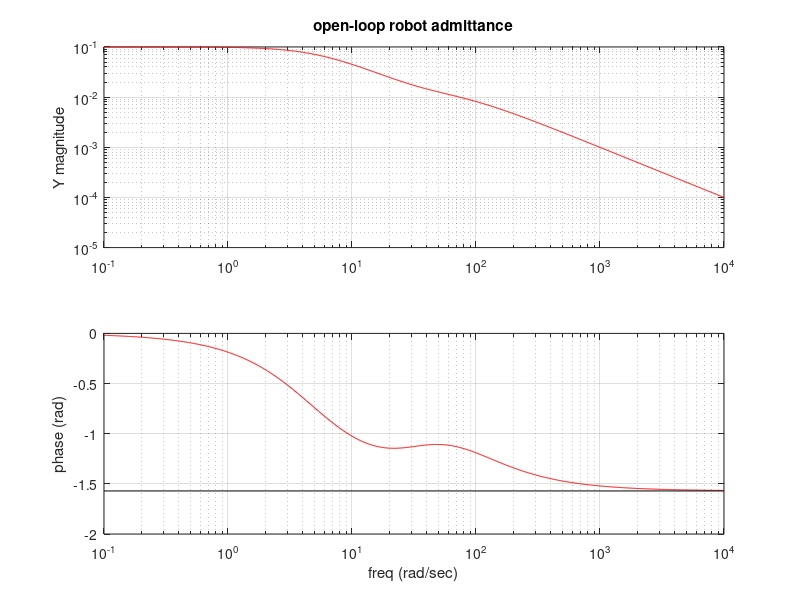
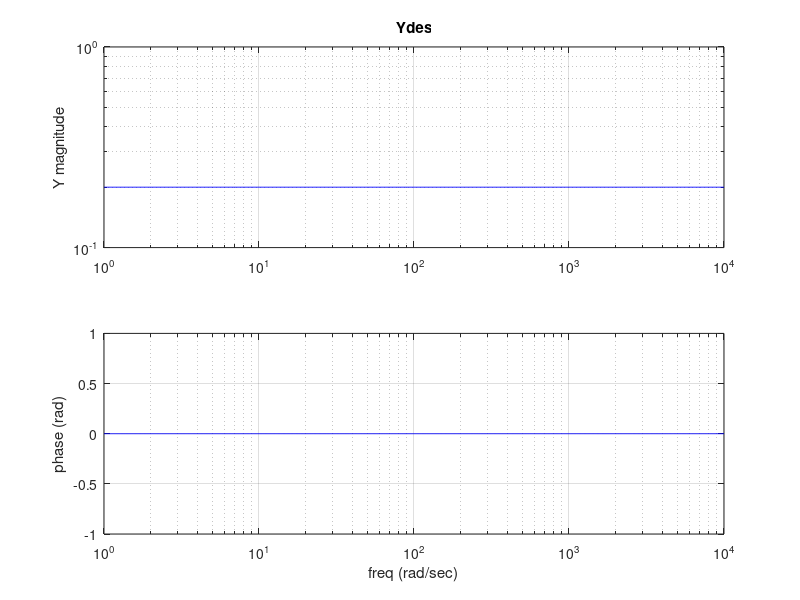
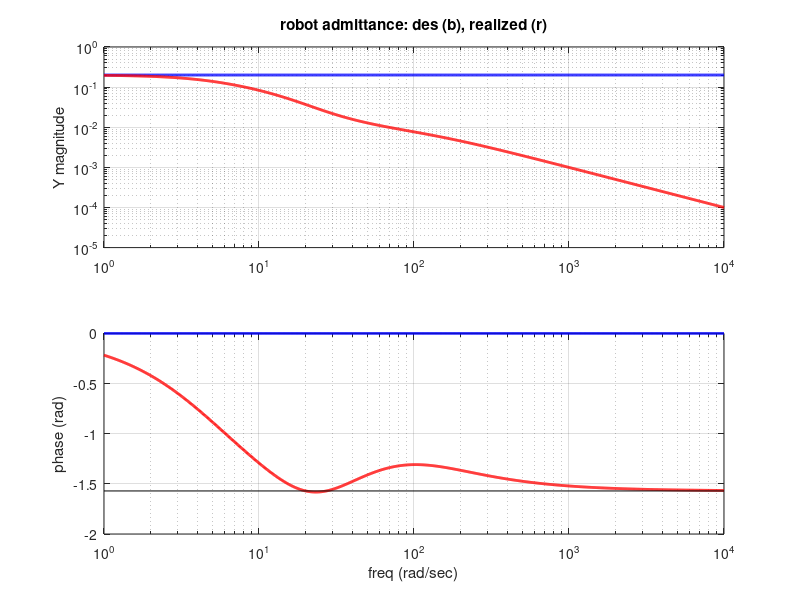
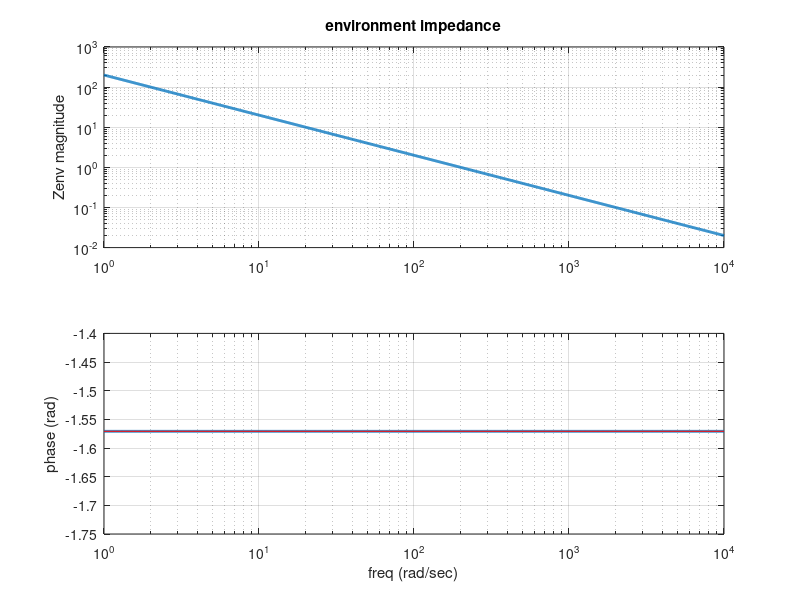

The MATLAB source for these figures, in order:
%passivity analysis of a 1-DOF system
clear all
m1 = 1 %system model: a 1kg mass proximal to actuator
m2 = 1 %and 1kg mass distal from motor
Kt = 1000 %stiffness of transmission
Bt = 50 %damping of transmission
M=[m1,0;0,m2]
omega_n = sqrt(2*Kt/(m1+m2))

Bt_mat = [Bt,-Bt;-Bt,Bt];
Kt_mat = [Kt,-Kt;-Kt,Kt];
B_actuator = 10; %actuator has lots of friction; want to mask this with feedback



Kenv = 0.0001 %23 %100 %120 %200000 %environment model: a spring of this stiffness, N/m

%desired impedance of Bdes and Kdes
%LOWER BDES IS BETTER, implies more responsive closed-loop admittance of the robot
Bdes = 1 %damping of desired admittance
Kdes = 0; %10; %20; %100 %stiffness of desired admittance

%0.044 0.035 0.030

%servo controller gains:
Kp = 200%200 %200 %20000  %200
Kv = 40 %40 %3000  %40

npts = 1000;

freq_range = logspace(0,2,npts);
real_pts = zeros(size(freq_range));
mag_pts = zeros(size(freq_range));
phase_pts = zeros(size(freq_range));
i=sqrt(-1);

%compute the open-loop admittance of the uncontrolled robot
freq_range = logspace(-1,4,npts);
real_pts = zeros(size(freq_range));
Ydes_mag_pts = zeros(size(freq_range));
Ydes_phase_pts = zeros(size(freq_range));
Yol_mag_pts = zeros(size(freq_range));
Yol_phase_pts = zeros(size(freq_range));
for k=1:npts
  w=freq_range(k);
    s = 1i*w;
   Z_plant = M*s +Bt_mat + [1;0]*B_actuator*[1,0] +Kt_mat/s; % +Fdbk_mat;   
   B_plant = [0;1];
   v_vec = inv(Z_plant)*B_plant;
    v2 =[0,1]* v_vec;    
   Yol_mag_pts(k) = abs(v2);
   Yol_phase_pts(k) = atan2(imag(v2),real(v2));       
    
  end
figure(1)
clf
subplot(2,1,1)
loglog(freq_range, Yol_mag_pts,'r')
ylabel('Y magnitude')
grid on
hold on
title('open-loop robot admittance')
subplot(2,1,2)
semilogx(freq_range,Yol_phase_pts,'r')
xlabel('freq (rad/sec)')
ylabel('phase (rad)')
grid on
hold on
plot([freq_range(1),freq_range(npts)],[-pi/2,-pi/2],'k')  


%compute and plot Ydes in the frequency domain
%freq_range = logspace(-1,4,npts);
freq_range = logspace(0,4,npts);
real_pts = zeros(size(freq_range));
Ydes_mag_pts = zeros(size(freq_range));
Ydes_phase_pts = zeros(size(freq_range));

for k=1:npts
  w=freq_range(k);
    s = 1i*w;
   Ydes = s/(Bdes*s+Kdes);
   Ydes_mag_pts(k) = abs(Ydes);
   Ydes_phase_pts(k) = atan2(imag(Ydes),real(Ydes));
end

figure(2)
clf
subplot(2,1,1)
loglog(freq_range, Ydes_mag_pts,'b')
ylabel('Y magnitude')
grid on
hold on
title('Ydes')


subplot(2,1,2)
semilogx(freq_range,Ydes_phase_pts,'b')
xlabel('freq (rad/sec)')
ylabel('phase (rad)')
grid on
hold on


%compute the closed-loop admittance:

Ycl_mag_pts = zeros(size(freq_range));
Ycl_phase_pts = zeros(size(freq_range));
Ycl_pts = zeros(size(freq_range));
passive=true;
for k=1:npts
  w=freq_range(k);
    s = 1i*w;
   %Ydes = s/(Bdes*s+Kdes); or simply 1/Bdes if Kdes=0
    %open-loop plant is:
    %Z_plant = M*s +Bt_mat + [1;0]*B_actuator*[0,1] +Kt_mat/s;
    %Z_plant*v = [1;0]u + [0;1]Fe
   Z_plant = M*s +Bt_mat + [1;0]*B_actuator*[1,0] +Kt_mat/s;    

   %servo_fdbk_mat = [Kp/s+Kv,0;0,0];
  
   %u = [-Kp/s -Kv,0]v +[Kp,0]*x_cmd
   %x_cmd = (1/s)*Y_des*Fe
   Ydes = s/(Bdes*s+Kdes);
   Gf = Kp*Ydes/s; %at Y_des = 1/Bdes
   %Gv = 1/(s^2)*(Kp*Kdes/Bdes)+(Kv + Kp/s);
   Gv = (Kp/s + Kv);
   % simply Gv = (Kv + Kp/s) for Kdes=0
   servo_fdbk_mat = [1;0]*(Gv)*[1,0];
   %more generally:
   %Gv = (exp(-s*T_D)/(s^2))*(Kp)*J_inv*inv(Bvirt)*(Kvirt)*J + (Kv + Kp/s);

    LHS_mat= Z_plant + servo_fdbk_mat;
    RHS_vec = [Gf;1];    %these terms multiply Fe on the right-hand side of the eqns
    
    %LHS_mat*v = RHS_vec*Fe
    %    Y_cl = [J,0]*inv(Z_sys+(gamma_m*Gv*gamma_m'))*[Gf;1]*J';

    v_vec = inv(LHS_mat)*RHS_vec;
    v2 =[0,1]* v_vec;    
    Ycl_pts(k)= v2;
   Ycl_mag_pts(k) = abs(v2);
   Ycl_phase_pts(k) = atan2(imag(v2),real(v2));      
   if ((Ycl_phase_pts(k)<-pi/2) && (passive))
     passive=false;
     phase_crossover = Ycl_phase_pts(k)
     w_crossover = w
     Ycl_mag_crossover = Ycl_mag_pts(k)
   end
end


figure(3)
clf
subplot(2,1,1)
loglog(freq_range, Ydes_mag_pts,'b','linewidth',2)
ylabel('Y magnitude')
grid on
hold on
title('Ydes')


subplot(2,1,2)
semilogx(freq_range,Ydes_phase_pts,'b','linewidth',2)
xlabel('freq (rad/sec)')
ylabel('phase (rad)')
grid on
hold on


subplot(2,1,1)
loglog(freq_range, Ycl_mag_pts,'r','linewidth',2)
ylabel('Y magnitude')
grid on
hold on
title('robot admittance: des (b), realized (r)','linewidth',2)


subplot(2,1,2)
semilogx(freq_range,Ycl_phase_pts,'r','linewidth',2)
xlabel('freq (rad/sec)')
ylabel('phase (rad)')
grid on
hold on
plot([freq_range(1),freq_range(npts)],[-pi/2,-pi/2],'k')


%compute impedance of the environment
Ze_mag_pts = zeros(size(freq_range));
Ze_phase_pts = zeros(size(freq_range));
Ze_pts = zeros(size(freq_range));

for k=1:npts
  w=freq_range(k);
    s = 1i*w;
    Ze = Kenv/s;
    Ze_pts(k)=Ze;
   Ze_mag_pts(k) = abs(Ze);
   Ze_phase_pts(k) = atan2(imag(Ze),real(Ze));   
end

figure(4)
clf
subplot(2,1,1)
title('magnitude of Zenv vs freq')
%plot(freq_range,mag_pts)
loglog(freq_range, Ze_mag_pts,'linewidth',2)
ylabel('Zenv magnitude')
grid on
title('environment impedance')

subplot(2,1,2)
title('Zenv phase')
%plot(freq_range,phase_pts)
semilogx(freq_range,Ze_phase_pts,'linewidth',2)
xlabel('freq (rad/sec)')
ylabel('phase (rad)')
hold on 
plot([freq_range(1),freq_range(npts)],[-pi/2,-pi/2],'r')
grid on

%compute Ycl*Zenv:
%freq_range = logspace(1,2,npts);
YrZe_mag_pts = zeros(size(freq_range));
YrZe_phase_pts = zeros(size(freq_range));
passive=true;
for k=1:npts
  w=freq_range(k);
    s = 1i*w;
   YclZenv = Ycl_pts(k)*Ze_pts(k);
   YrZe_mag_pts(k) = abs(YclZenv);
   YrZe_phase_pts(k) = atan2(imag(YclZenv),real(YclZenv));
   
   if ((YrZe_phase_pts(k)<-pi) && (passive))
     passive=false;
     YrZe_phase_crossover = YrZe_phase_pts(k)
     w_crossover = w
     YrZe_mag_crossover = YrZe_mag_pts(k)
   end
end
figure(5)
clf
subplot(2,1,1)

%plot(freq_range,mag_pts)
loglog(freq_range, YrZe_mag_pts,'linewidth',2)
ylabel(' magnitude')
grid on
title("Y of robot times Z of environment")

subplot(2,1,2)
title(' phase')
%plot(freq_range,phase_pts)
semilogx(freq_range,YrZe_phase_pts,'linewidth',2)
xlabel('freq (rad/sec)')
ylabel('phase (rad)')
hold on 
plot([freq_range(1),freq_range(npts)],[-pi,-pi],'r')
grid on
%title('environment impedance time Ycl')

%display('hit enter to do simu')
%pause
%simulate the controlled system, no time delay

x1=0.1 %non-zero initial condition
x2=0.1
v1=0
v2=0
x_cmd=0;
v_cmd=0;

dt_sim = 0.0001;
time_vec = 0:dt_sim:5;
[dummy npts_sim]=size(time_vec)

x2_hist=zeros(1,npts_sim);
v2_hist = zeros(1,npts_sim);
Fe_hist = zeros(1,npts_sim);
u_hist = zeros(1,npts_sim);
for k=1:npts_sim
  Fe = -Kenv*x2;  %for environment of a pure spring w/ stiffness Kenv
  v_cmd = (1/Bdes)*(Fe-Kdes*x1); %compute velocity that would be consistent w/ Ydes
  x_cmd=x_cmd+v_cmd*dt_sim; %and position consistent w/ Ydes
  
  %servo control:
  u=Kp*(x_cmd-x1)-Kv*v1; %send xdes to the servo controller

  x2_hist(k)=x2;
  Fe_hist(k)=Fe;
  u_hist(k)=u;
  
  %Euler 1-step simulation:
  F_trans = Bt*(v2-v1)+Kt*(x2-x1);
  a1 = (1/m1)*(F_trans+u -B_actuator*v1);
  a2 = (1/m2)*(-F_trans+Fe);
  
  v1_old = v1;
  v1=v1+a1*dt_sim; %Euler 1-step numerical integration
  x1=x1+0.5*(v1+v1_old)*dt_sim;
  v2_old = v2;
  v2=v2+a2*dt_sim; 
  x2=x2+0.5*(v2+v2_old)*dt_sim;  
  
  end

  figure(6)
  clf
  subplot(3,1,1)
  plot(time_vec,x2_hist,'b')
  title('compliance controller response: x2(t)')
  xlabel('time (sec)')
  ylabel('x (m)')
  grid on
  subplot(3,1,2)
  plot(time_vec,Fe_hist,'b')
  title('compliance controller response: Fe(t)')
  xlabel('time (sec)')
  ylabel('F (N)')
  grid on
  subplot(3,1,3)
  plot(time_vec,u_hist,'b')
  title('compliance controller response: u(t)')
  xlabel('time (sec)')
  ylabel('F (N)')
  grid on


%passivity analysis of a 1-DOF system
clear all
m1 = 1 %system model: a 1kg mass proximal to actuator
m2 = 1 %and 1kg mass distal from motor
Kt = 1000 %stiffness of transmission
Bt = 50 %damping of transmission
M=[m1,0;0,m2]
omega_n = sqrt(2*Kt/(m1+m2))

Bt_mat = [Bt,-Bt;-Bt,Bt];
Kt_mat = [Kt,-Kt;-Kt,Kt];
B_actuator = 10; %actuator has lots of friction; want to mask this with feedback



Kenv= 200 %23 %100 %120 %200000 %environment model: a spring of this stiffness, N/m

%desired impedance of Bdes and Kdes
%LOWER BDES IS BETTER, implies more responsive closed-loop admittance of the robot
l = 4.6309

h =5
Bdes = ( l + h)/2%damping of desired admittance
% Bdes = l;
 Bdes = h;
Kdes = 0; %10; %20; %100 %stiffness of desired admittance

%0.044 0.035 0.030

%servo controller gains:
Kp = 200%200 %200 %20000  %200
Kv = 40 %40 %3000  %40

%0.045 0.054
% 0.035
npts = 1000;

freq_range = logspace(0,2,npts);
real_pts = zeros(size(freq_range));
mag_pts = zeros(size(freq_range));
phase_pts = zeros(size(freq_range));
i=sqrt(-1);

%compute the open-loop admittance of the uncontrolled robot
freq_range = logspace(-1,4,npts);
real_pts = zeros(size(freq_range));
Ydes_mag_pts = zeros(size(freq_range));
Ydes_phase_pts = zeros(size(freq_range));
Yol_mag_pts = zeros(size(freq_range));
Yol_phase_pts = zeros(size(freq_range));
for k=1:npts
  w=freq_range(k);
    s = 1i*w;
   Z_plant = M*s +Bt_mat + [1;0]*B_actuator*[1,0] +Kt_mat/s; % +Fdbk_mat;   
   B_plant = [0;1];
   v_vec = inv(Z_plant)*B_plant;
    v2 =[0,1]* v_vec;    
   Yol_mag_pts(k) = abs(v2);
   Yol_phase_pts(k) = atan2(imag(v2),real(v2));       
    
  end
figure(1)
clf
subplot(2,1,1)
loglog(freq_range, Yol_mag_pts,'r')
ylabel('Y magnitude')
grid on
hold on
title('open-loop robot admittance')
subplot(2,1,2)
semilogx(freq_range,Yol_phase_pts,'r')
xlabel('freq (rad/sec)')
ylabel('phase (rad)')
grid on
hold on
plot([freq_range(1),freq_range(npts)],[-pi/2,-pi/2],'k')  


%compute and plot Ydes in the frequency domain
%freq_range = logspace(-1,4,npts);
freq_range = logspace(0,4,npts);
real_pts = zeros(size(freq_range));
Ydes_mag_pts = zeros(size(freq_range));
Ydes_phase_pts = zeros(size(freq_range));

for k=1:npts
  w=freq_range(k);
    s = 1i*w;
   Ydes = s/(Bdes*s+Kdes);
   Ydes_mag_pts(k) = abs(Ydes);
   Ydes_phase_pts(k) = atan2(imag(Ydes),real(Ydes));
end

figure(2)
clf
subplot(2,1,1)
loglog(freq_range, Ydes_mag_pts,'b')
ylabel('Y magnitude')
grid on
hold on
title('Ydes')


subplot(2,1,2)
semilogx(freq_range,Ydes_phase_pts,'b')
xlabel('freq (rad/sec)')
ylabel('phase (rad)')
grid on
hold on


%compute the closed-loop admittance:

Ycl_mag_pts = zeros(size(freq_range));
Ycl_phase_pts = zeros(size(freq_range));
Ycl_pts = zeros(size(freq_range));
passive=true;
for k=1:npts
  w=freq_range(k);
    s = 1i*w;
   %Ydes = s/(Bdes*s+Kdes); or simply 1/Bdes if Kdes=0
    %open-loop plant is:
    %Z_plant = M*s +Bt_mat + [1;0]*B_actuator*[0,1] +Kt_mat/s;
    %Z_plant*v = [1;0]u + [0;1]Fe
   Z_plant = M*s +Bt_mat + [1;0]*B_actuator*[1,0] +Kt_mat/s;    

   %servo_fdbk_mat = [Kp/s+Kv,0;0,0];
  
   %u = [-Kp/s -Kv,0]v +[Kp,0]*x_cmd
   %x_cmd = (1/s)*Y_des*Fe
   Ydes = s/(Bdes*s+Kdes);
   Gf = Kp*Ydes/s; %at Y_des = 1/Bdes
   %Gv = 1/(s^2)*(Kp*Kdes/Bdes)+(Kv + Kp/s);
   Gv = (Kp/s + Kv);
   % simply Gv = (Kv + Kp/s) for Kdes=0
   servo_fdbk_mat = [1;0]*(Gv)*[1,0];
   %more generally:
   %Gv = (exp(-s*T_D)/(s^2))*(Kp)*J_inv*inv(Bvirt)*(Kvirt)*J + (Kv + Kp/s);

    LHS_mat= Z_plant + servo_fdbk_mat;
    RHS_vec = [Gf;1];    %these terms multiply Fe on the right-hand side of the eqns
    
    %LHS_mat*v = RHS_vec*Fe
    %    Y_cl = [J,0]*inv(Z_sys+(gamma_m*Gv*gamma_m'))*[Gf;1]*J';

    v_vec = inv(LHS_mat)*RHS_vec;
    v2 =[0,1]* v_vec;    
    Ycl_pts(k)= v2;
   Ycl_mag_pts(k) = abs(v2);
   Ycl_phase_pts(k) = atan2(imag(v2),real(v2));      
   if ((Ycl_phase_pts(k)<-pi/2) && (passive))
     passive=false;
     phase_crossover = Ycl_phase_pts(k)
     w_crossover = w
     Ycl_mag_crossover = Ycl_mag_pts(k)
   end
end


figure(3)
clf
subplot(2,1,1)
loglog(freq_range, Ydes_mag_pts,'b','linewidth',2)
ylabel('Y magnitude')
grid on
hold on
title('Ydes')


subplot(2,1,2)
semilogx(freq_range,Ydes_phase_pts,'b','linewidth',2)
xlabel('freq (rad/sec)')
ylabel('phase (rad)')
grid on
hold on


subplot(2,1,1)
loglog(freq_range, Ycl_mag_pts,'r','linewidth',2)
ylabel('Y magnitude')
grid on
hold on
title('robot admittance: des (b), realized (r)','linewidth',2)


subplot(2,1,2)
semilogx(freq_range,Ycl_phase_pts,'r','linewidth',2)
xlabel('freq (rad/sec)')
ylabel('phase (rad)')
grid on
hold on
plot([freq_range(1),freq_range(npts)],[-pi/2,-pi/2],'k')


%compute impedance of the environment
Ze_mag_pts = zeros(size(freq_range));
Ze_phase_pts = zeros(size(freq_range));
Ze_pts = zeros(size(freq_range));

for k=1:npts
  w=freq_range(k);
    s = 1i*w;
    Ze = Kenv/s;
    Ze_pts(k)=Ze;
   Ze_mag_pts(k) = abs(Ze);
   Ze_phase_pts(k) = atan2(imag(Ze),real(Ze));   
end

figure(4)
clf
subplot(2,1,1)
title('magnitude of Zenv vs freq')
%plot(freq_range,mag_pts)
loglog(freq_range, Ze_mag_pts,'linewidth',2)
ylabel('Zenv magnitude')
grid on
title('environment impedance')

subplot(2,1,2)
title('Zenv phase')
%plot(freq_range,phase_pts)
semilogx(freq_range,Ze_phase_pts,'linewidth',2)
xlabel('freq (rad/sec)')
ylabel('phase (rad)')
hold on 
plot([freq_range(1),freq_range(npts)],[-pi/2,-pi/2],'r')
grid on

%compute Ycl*Zenv:
%freq_range = logspace(1,2,npts);
YrZe_mag_pts = zeros(size(freq_range));
YrZe_phase_pts = zeros(size(freq_range));
passive=true;
for k=1:npts
  w=freq_range(k);
    s = 1i*w;
   YclZenv = Ycl_pts(k)*Ze_pts(k);
   YrZe_mag_pts(k) = abs(YclZenv);
   YrZe_phase_pts(k) = atan2(imag(YclZenv),real(YclZenv));
   
   if ((YrZe_phase_pts(k)<-pi) && (passive))
     passive=false;
     YrZe_phase_crossover = YrZe_phase_pts(k)
     w_crossover = w
     YrZe_mag_crossover = YrZe_mag_pts(k)
   end
end
figure(5)
clf
subplot(2,1,1)

%plot(freq_range,mag_pts)
loglog(freq_range, YrZe_mag_pts,'linewidth',2)
ylabel(' magnitude')
grid on
title("Y of robot times Z of environment")

subplot(2,1,2)
title(' phase')
%plot(freq_range,phase_pts)
semilogx(freq_range,YrZe_phase_pts,'linewidth',2)
xlabel('freq (rad/sec)')
ylabel('phase (rad)')
hold on 
plot([freq_range(1),freq_range(npts)],[-pi,-pi],'r')
grid on
%title('environment impedance time Ycl')

%display('hit enter to do simu')
%pause
%simulate the controlled system, no time delay

x1=0.1 %non-zero initial condition
x2=0.1
v1=0
v2=0
x_cmd=0;
v_cmd=0;

dt_sim = 0.0001;
time_vec = 0:dt_sim:5;
[dummy npts_sim]=size(time_vec)

x2_hist=zeros(1,npts_sim);
v2_hist = zeros(1,npts_sim);
Fe_hist = zeros(1,npts_sim);
u_hist = zeros(1,npts_sim);
for k=1:npts_sim
  Fe = -Kenv*x2;  %for environment of a pure spring w/ stiffness Kenv
  v_cmd = (1/Bdes)*(Fe-Kdes*x1); %compute velocity that would be consistent w/ Ydes
  x_cmd=x_cmd+v_cmd*dt_sim; %and position consistent w/ Ydes
  
  %servo control:
  u=Kp*(x_cmd-x1)-Kv*v1; %send xdes to the servo controller

  x2_hist(k)=x2;
  Fe_hist(k)=Fe;
  u_hist(k)=u;
  
  %Euler 1-step simulation:
  F_trans = Bt*(v2-v1)+Kt*(x2-x1);
  a1 = (1/m1)*(F_trans+u -B_actuator*v1);
  a2 = (1/m2)*(-F_trans+Fe);
  
  v1_old = v1;
  v1=v1+a1*dt_sim; %Euler 1-step numerical integration
  x1=x1+0.5*(v1+v1_old)*dt_sim;
  v2_old = v2;
  v2=v2+a2*dt_sim; 
  x2=x2+0.5*(v2+v2_old)*dt_sim;  
  
  end

  figure(6)
  clf
  subplot(3,1,1)
  plot(time_vec,x2_hist,'b')
  title('compliance controller response: x2(t)')
  xlabel('time (sec)')
  ylabel('x (m)')
  grid on
  subplot(3,1,2)
  plot(time_vec,Fe_hist,'b')
  title('compliance controller response: Fe(t)')
  xlabel('time (sec)')
  ylabel('F (N)')
  grid on
  subplot(3,1,3)
  plot(time_vec,u_hist,'b')
  title('compliance controller response: u(t)')
  xlabel('time (sec)')
  ylabel('F (N)')
  grid on


